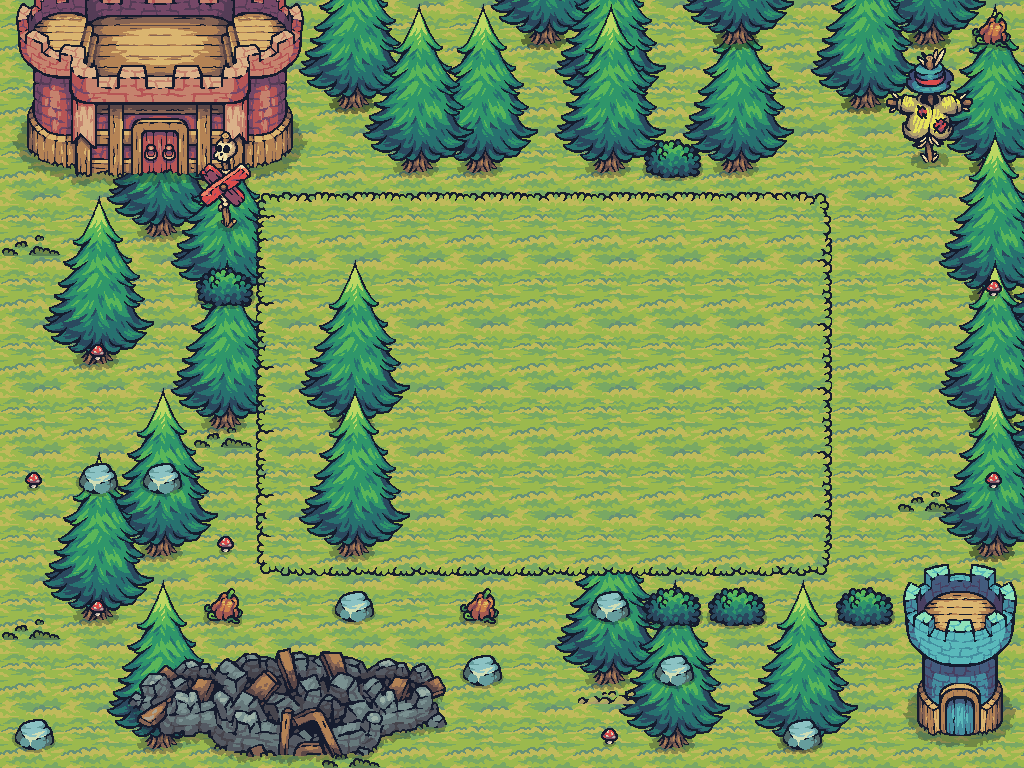

A 2D game scene composited from a Tiled map and its tileset images. What follows is a short description and the map's XML, with every tile layer's data as written:
An orthogonal 16x12 tile map with 64x64 px tiles, 8 tile layers (GameBackground, AnimatedTreeOne, AnimatedTreeTwo, GameGrid, ...), 14 tilesets and 4 objects (4x Block).

<map version="1.10" tiledversion="1.11.0" orientation="orthogonal" renderorder="right-down" width="16" height="12" tilewidth="64" tileheight="64" infinite="0" nextlayerid="13" nextobjectid="3">
 <tileset firstgid="1" source="Terrain.tsx" />
 <tileset firstgid="41" source="Castle_Red.tsx" />
 <tileset firstgid="61" source="Tree.tsx" />
 <tileset firstgid="169" source="17.tsx" />
 <tileset firstgid="171" source="Tower_Blue.tsx" />
 <tileset firstgid="179" source="01.tsx" />
 <tileset firstgid="180" source="06.tsx" />
 <tileset firstgid="181" source="18.tsx" />
 <tileset firstgid="190" source="09.tsx" />
 <tileset firstgid="191" source="12.tsx" />
 <tileset firstgid="192" source="16.tsx" />
 <tileset firstgid="194" source="Castle_Destroyed.tsx" />
 <tileset firstgid="214" source="HappySheep_Idle.tsx" />
 <tileset firstgid="222" source="Tree_192.tsx" />
 <layer id="3" name="GameBackground" width="16" height="12">
  <data encoding="csv">
12,12,12,12,12,12,12,12,12,12,12,12,12,12,12,12,
12,12,12,12,12,12,12,12,12,12,12,12,12,12,12,12,
12,12,12,12,12,12,12,12,12,12,12,12,12,12,12,12,
12,12,12,12,12,12,12,12,12,12,12,12,12,12,12,12,
12,12,12,12,12,0,0,0,0,0,0,0,12,12,12,12,
12,12,12,12,12,0,0,0,0,0,0,0,12,12,12,12,
12,12,12,12,12,0,0,0,0,0,0,0,12,12,12,12,
12,12,12,12,12,0,0,0,0,0,0,0,12,12,12,12,
12,12,12,12,12,12,12,12,12,12,12,12,12,12,12,12,
12,12,12,12,12,12,12,12,12,12,12,12,12,12,12,12,
12,12,12,12,12,12,12,12,12,12,12,12,12,12,12,12,
12,12,12,12,12,12,12,12,12,12,12,12,12,12,12,12
</data>
 </layer>
 <layer id="9" name="AnimatedTreeOne" width="16" height="12">
  <data encoding="csv">
0,0,0,0,0,0,0,222,0,0,0,0,0,222,0,0,
0,0,0,0,222,0,0,0,0,0,0,0,0,0,0,0,
0,0,0,0,0,0,222,0,0,0,222,0,0,0,222,0,
0,222,0,0,0,0,0,0,0,0,0,0,0,0,0,0,
0,0,0,0,0,0,0,0,0,0,0,0,0,0,0,0,
222,0,0,0,0,0,0,0,0,0,0,0,0,0,0,222,
0,0,0,0,0,0,0,0,0,0,0,0,0,0,0,0,
0,0,0,0,0,0,0,0,0,0,0,0,0,0,0,222,
0,222,0,0,0,0,0,0,0,0,0,0,0,0,0,0,
222,0,0,0,0,0,0,0,0,0,0,0,0,0,0,0,
0,0,0,0,0,0,0,0,222,0,0,0,0,0,0,0,
0,0,0,0,0,0,0,0,0,222,0,222,0,0,0,0
</data>
 </layer>
 <layer id="10" name="AnimatedTreeTwo" width="16" height="12">
  <data encoding="csv">
0,0,0,0,0,0,0,0,0,0,222,0,0,0,0,0,
0,0,0,0,0,0,0,0,222,0,0,0,222,0,0,0,
0,0,0,0,0,0,0,0,0,0,0,0,0,0,0,0,
0,0,0,0,0,0,0,0,0,0,0,0,0,0,0,0,
0,0,222,0,0,0,0,0,0,0,0,0,0,0,222,0,
0,0,0,0,0,0,0,0,0,0,0,0,0,0,0,0,
0,0,222,0,0,0,0,0,0,0,0,0,0,0,222,0,
0,0,0,0,0,0,0,0,0,0,0,0,0,0,0,0,
0,0,0,0,0,0,0,0,0,0,0,0,0,0,222,0,
0,0,0,0,0,0,0,0,0,0,0,0,0,0,0,0,
0,0,0,0,0,0,0,0,0,0,0,0,0,0,0,0,
0,0,0,0,0,0,0,0,0,0,0,0,0,0,0,0
</data>
 </layer>
 <layer id="1" name="GameGrid" width="16" height="12">
  <data encoding="csv">
0,0,0,0,0,0,0,0,0,0,0,0,0,0,0,0,
0,0,0,0,0,0,0,0,0,0,0,0,0,0,0,0,
0,0,0,0,0,0,0,0,0,0,0,0,0,0,0,0,
0,0,0,0,1,2,2,2,2,2,2,2,3,0,0,0,
0,0,0,0,11,12,12,12,12,12,12,12,13,0,0,0,
0,0,0,0,11,12,12,12,12,12,12,12,13,0,0,0,
0,0,0,0,11,12,12,12,12,12,12,12,13,0,0,0,
0,0,0,0,11,12,12,12,12,12,12,12,13,0,0,0,
0,0,0,0,21,22,22,22,22,22,22,22,23,0,0,0,
0,0,0,0,0,0,0,0,0,0,0,0,0,0,0,0,
0,0,0,0,0,0,0,0,0,0,0,0,0,0,0,0,
0,0,0,0,0,0,0,0,0,0,0,0,0,0,0,0
</data>
 </layer>
 <layer id="12" name="GameGridSideTree" width="16" height="12">
  <data encoding="csv">
0,0,0,0,0,0,0,0,0,0,0,0,0,0,0,0,
0,0,0,0,0,0,0,0,0,0,0,0,0,0,0,0,
0,0,0,0,0,0,0,0,0,0,0,0,0,0,0,0,
0,0,0,0,0,0,0,0,0,0,0,0,0,0,0,0,
0,0,0,0,0,0,0,0,0,0,0,0,0,0,0,0,
0,0,0,0,0,0,0,0,0,0,0,0,0,0,0,0,
0,0,0,0,222,0,0,0,0,0,0,0,0,0,0,0,
0,0,0,0,0,0,0,0,0,0,0,0,0,0,0,0,
0,0,0,0,222,0,0,0,0,0,0,0,0,0,0,0,
0,0,0,0,0,0,0,0,0,0,0,0,0,0,0,0,
0,0,0,0,0,0,0,0,0,0,0,0,0,0,0,0,
0,222,0,0,0,0,0,0,0,0,0,0,0,0,0,0
</data>
 </layer>
 <layer id="2" name="LayerOne" width="16" height="12">
  <data encoding="csv">
46,47,48,49,50,0,0,0,0,0,0,0,63,0,0,0,
51,52,53,54,55,0,0,0,0,0,0,0,0,0,0,0,
56,57,58,59,60,0,0,0,0,0,0,0,0,0,0,0,
5,61,0,0,0,0,0,0,0,0,0,0,0,0,0,0,
61,0,0,0,0,0,0,0,0,0,0,0,0,0,64,0,
0,0,0,0,0,0,0,0,0,0,0,0,0,0,0,0,
0,0,63,5,0,0,0,0,0,0,0,0,0,0,0,0,
0,0,61,0,63,0,0,0,0,0,0,0,0,0,5,0,
0,0,0,0,0,0,0,0,0,0,0,0,0,0,0,0,
5,0,0,0,0,0,61,0,63,0,64,0,66,0,66,0,
0,0,0,0,0,0,0,0,0,10,0,0,0,0,0,0,
0,0,0,0,0,5,0,0,0,0,0,0,0,0,0,0
</data>
 </layer>
 <layer id="4" name="LayerTwo" width="16" height="12">
  <data encoding="csv">
0,0,0,0,0,0,61,0,0,0,0,0,0,181,182,191,
0,0,0,0,0,0,0,0,0,0,0,0,0,184,185,186,
0,0,0,192,0,0,0,0,0,0,190,0,0,187,188,189,
0,0,0,193,0,0,0,0,0,0,0,0,0,0,0,0,
0,0,0,190,0,0,0,0,0,0,0,0,0,0,0,179,
0,179,0,0,0,0,0,0,0,0,0,0,0,0,0,0,
0,0,0,0,0,0,0,0,0,0,0,0,0,0,0,0,
179,180,180,0,0,0,0,0,0,0,0,0,0,0,0,179,
0,0,0,179,0,0,0,0,0,0,0,0,0,0,171,172,
0,179,0,191,0,180,0,191,0,180,190,190,0,190,173,174,
0,0,204,205,206,207,208,180,0,0,180,0,0,0,175,176,
180,0,209,210,211,212,213,0,0,179,0,0,180,0,177,178
</data>
 </layer>
 <layer id="11" name="AnimatedTreeOnTop" width="16" height="12">
  <data encoding="csv">
0,0,0,0,0,0,0,0,0,0,0,0,0,0,0,0,
0,0,0,0,0,0,0,0,0,0,0,0,0,0,0,0,
0,0,0,0,0,222,0,0,222,0,0,0,0,0,0,0,
0,0,0,0,0,0,0,0,0,0,0,0,0,0,0,0,
0,0,0,0,0,0,0,0,0,0,0,0,0,0,0,0,
0,0,0,0,0,0,0,0,0,0,0,0,0,0,0,0,
0,0,0,0,0,0,0,0,0,0,0,0,0,0,0,0,
0,0,0,0,0,0,0,0,0,0,0,0,0,0,0,0,
0,0,0,0,0,0,0,0,0,0,0,0,0,0,0,0,
0,0,0,0,0,0,0,0,0,0,0,0,0,0,0,0,
0,0,0,0,0,0,0,0,0,0,0,0,0,0,0,0,
0,0,0,0,0,0,0,0,0,0,0,0,0,0,0,0
</data>
 </layer>
 <objectgroup id="30" name="CollisionblocksForGrid">
  <object id="101" name="Block" type="Block" x="256" y="128" width="576" height="64" />
  <object id="102" name="Block" type="Block" x="256" y="576" width="576" height="64" />
  <object id="103" name="Block" type="Block" x="192" y="192" width="64" height="384" />
  <object id="104" name="Block" type="Block" x="831" y="192" width="64" height="384" />
 </objectgroup>
</map>
